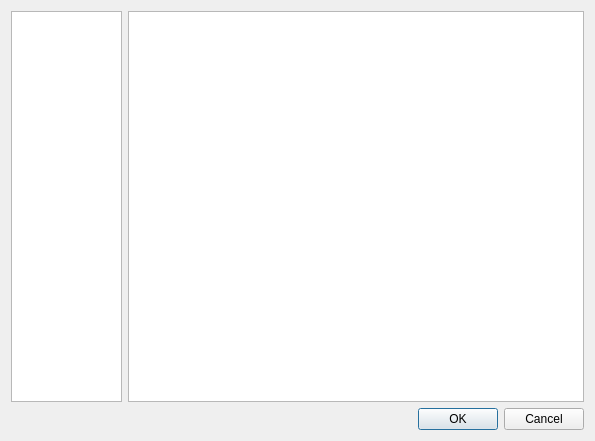
<?xml version="1.0" encoding="UTF-8"?>
<ui version="4.0">
 <class>AddSceneItemDialog</class>
 <widget class="QDialog" name="AddSceneItemDialog">
  <property name="geometry">
   <rect>
    <x>0</x>
    <y>0</y>
    <width>595</width>
    <height>441</height>
   </rect>
  </property>
  <property name="windowTitle">
   <string>AddSceneItemDialog</string>
  </property>
  <layout class="QGridLayout" name="gridLayout">
   <item row="0" column="0" colspan="3">
    <layout class="QHBoxLayout" name="horizontalLayout">
     <item>
      <widget class="QTableView" name="tableView">
       <property name="minimumSize">
        <size>
         <width>111</width>
         <height>0</height>
        </size>
       </property>
       <property name="maximumSize">
        <size>
         <width>111</width>
         <height>16777215</height>
        </size>
       </property>
      </widget>
     </item>
     <item>
      <widget class="QTableView" name="tableView_2"/>
     </item>
    </layout>
   </item>
   <item row="1" column="0">
    <spacer name="horizontalSpacer">
     <property name="orientation">
      <enum>Qt::Horizontal</enum>
     </property>
     <property name="sizeHint" stdset="0">
      <size>
       <width>257</width>
       <height>20</height>
      </size>
     </property>
    </spacer>
   </item>
   <item row="1" column="1">
    <widget class="QPushButton" name="pushButton">
     <property name="text">
      <string>OK</string>
     </property>
    </widget>
   </item>
   <item row="1" column="2">
    <widget class="QPushButton" name="pushButton_2">
     <property name="text">
      <string>Cancel</string>
     </property>
    </widget>
   </item>
  </layout>
 </widget>
 <resources/>
 <connections/>
</ui>
